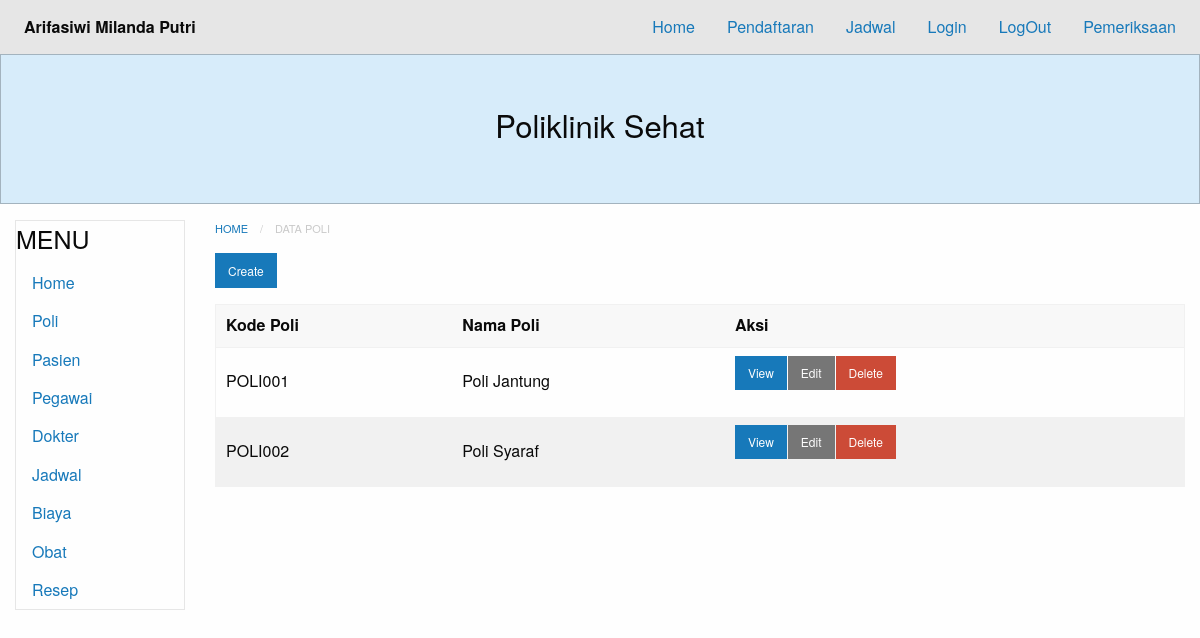
The app's page /?module=poli with its own data.
### tables this page shows
CREATE TABLE `poli` (
  `id` int(11) NOT NULL,
  `kode` varchar(255) NOT NULL,
  `nama` varchar(255) NOT NULL
);

### database.php (called while the page is built, shortened)
<?php
class Database {
	private $db_host = "localhost";
	private $db_user = "root";
	private $db_pass = "";
	private $db_name = "07_arifasiwimp_poliklinik";
	var $con = false;
    var $myconn = "";
	var $result = array();
    function __construct() {
        if(!$this->con){
            $this->myconn = new mysqli($this->db_host, $this->db_user, $this->db_pass, $this->db_name);
            if($this->myconn->connect_errno > 0){
                array_push($this->result, $this->myconn->connect_error);
                return false;
            }else{
                $this->myconn->set_charset('utf8');
                $this->con = true;
                return true;
            }
        } else {
            return true;
        }
    }
	public function select($table, $rows = '*', $join = null,$join2 = null,$join3 = null,$join4 = null, $join5 = null, $join6 = null, $where = null, $order = null, $limit = null){
		$q = 'SELECT '.$rows.' FROM '.$table;
        if($this->tableExists($table)){
        	$query = $this->myconn->query($q);
			if($query){
				$this->numResults = $query->num_rows;
				for($i = 0; $i < $this->numResults; $i++){
					$r = $query->fetch_array();
                	$key = array_keys($r);
                	for($x = 0; $x < count($key); $x++){
                    	if(!is_int($key[$x])){
                    		if($query->num_rows >= 1){
                    			$this->result[$i][$key[$x]] = $r[$key[$x]];
							}else{
								$this->result[$i][$key[$x]] = null;
							}
						}
					}
				}
				return true;
			}else{
				array_push($this->result, $this->myconn->error);
				return false;
			}
      	}else{
      		return false;
    	}
    }
	private function TableExists($table) {
    	$res = $this->myconn->query('SHOW TABLES LIKE "'.$table.'"');
    	if(isset($res->num_rows)) {
        	return $res->num_rows > 0 ? true : false;
    	} else {
    		array_push($this->result, $table." does not exist in this database");
    		return false;
    	}
	}
    public function getResult(){
        $val = $this->result;
        $this->result = array();
        return $val;
    }
}

### modules/poli/poli-index.php (the view)
<nav aria-label="You are here:" role="navigation">
  <ul class="breadcrumbs">
    <li><a href="?module=home">Home</a></li>
    <li class="disabled">Data Poli</li>
  </ul>
</nav>
    <a href="?module=poli-create" class="small button">Create</a>
<table>
    <thead>
        <tr>
            <th>Kode Poli</th>
            <th>Nama Poli</th>
            <th>Aksi</th>
        </tr>
    </thead>
<?php
    require_once("database.php");
    $db=new Database();
    $db->select('poli', 'id, kode, nama');
    $res=$db->getResult();
      if(count($res) == 0){
          echo "<b>Tidak ada data yang tersedia</b>";
      }else{
          foreach ($res as &$r){?>
          <tr>
              <td><?php echo $r['kode'] ?></td>
              <td><?php echo $r['nama'] ?></td>
              <td>
                  <div class="small button-group">
                      <a href="?module=poli-show&id=<?php echo $r['id']; ?>" class=" button">View</a>
                      <a href="?module=poli-edit&id=<?php echo $r['id']; ?>" class="secondary button">Edit</a>
                      <a href="?module=poli-delete&id=<?php echo $r['id']; ?>"onClick='return confirm("Apakah yakin menghapus?")' class="alert button">Delete</a>
                  </div>
              </td>
          </tr>
<?php
                }
            }
            ?>
</table>

### records on screen
poli: kode "POLI001", nama "Poli Jantung"
poli: kode "POLI002", nama "Poli Syaraf"
